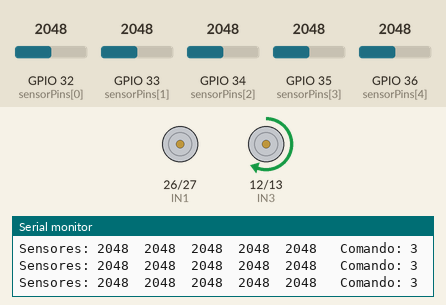
This sketch was run on a simulated ESP32. Shown: motor-driver pin pairs drawn as motors (green arrow = first pin HIGH = forward, orange = second pin HIGH = backward, longer = more drive, scaled by the enable pin), the last lines printed to the serial monitor. The test bench sets the inputs (shaded band); at power-on: GPIO 33 (sensorPins[1]) = 2048, GPIO 32 (sensorPins[0]) = 2048, GPIO 34 (sensorPins[2]) = 2048, GPIO 35 (sensorPins[3]) = 2048, GPIO 36 (sensorPins[4]) = 2048.

Above: at 2.2 s.
2.3 s: GPIO 33 (sensorPins[1]) set to 1942
At 3.2 s:
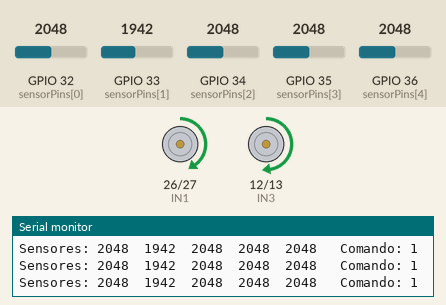
3.8 s: GPIO 32 (sensorPins[0]) set to 1949
At 4.4 s:
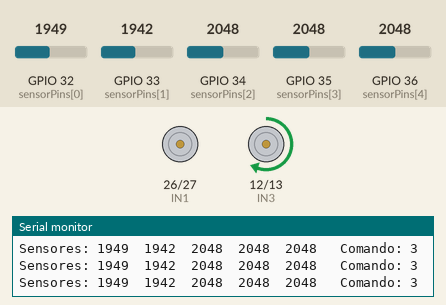
5.3 s: GPIO 32 (sensorPins[0]) set to 2040
At 5.7 s:
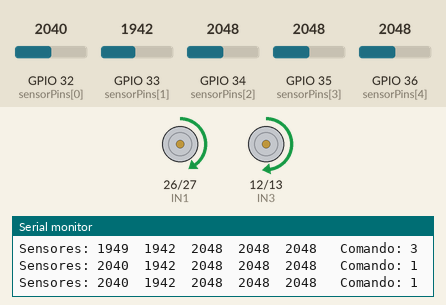
6.8 s: GPIO 32 (sensorPins[0]) set to 1960
At 7.8 s:
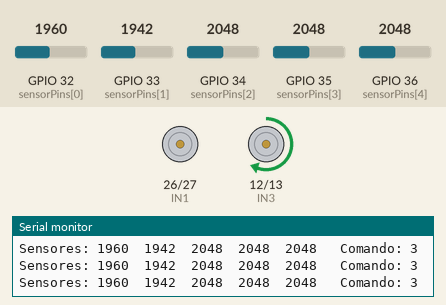
Timing chart, 0 to 9.3 s (numbered marks = the images above; inputs shaded):
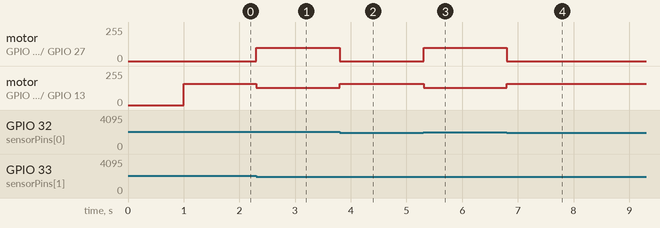

The sketch:

codigo-fonte.ino
```cpp
#include <Arduino.h>
#include <EEPROM.h>

// =============== CONFIGURAÇÃO DOS PINOS ===============
const int sensorPins[5] = {32, 33, 34, 35, 36};
const int ENA = 25;
const int IN1 = 26;
const int IN2 = 27;
const int ENB = 14;
const int IN3 = 12;
const int IN4 = 13;

// =============== PARÂMETROS AJUSTÁVEIS ===============
const int velMAX = 160;
const int velMED = 130;
const int velMIN = 100;

// =============== VARIÁVEIS GLOBAIS ===============
int sensorValues[5];
unsigned long lastTime = 0;
int ultimoComando = 0;

// =============== FUNÇÕES DE MOVIMENTO ===============
void setMotores(int velEsq, int velDir) {
    velEsq = constrain(velEsq, -255, 255);
    velDir = constrain(velDir, -255, 255);

    digitalWrite(IN1, velEsq > 0 ? HIGH : LOW);
    digitalWrite(IN2, velEsq > 0 ? LOW : HIGH);
    digitalWrite(IN3, velDir > 0 ? HIGH : LOW);
    digitalWrite(IN4, velDir > 0 ? LOW : HIGH);

    ledcWrite(0, abs(velEsq));
    ledcWrite(1, abs(velDir));
}

void moverFrente() {
    setMotores(velMED, velMED);
    ultimoComando = 0;
}

void moverEsquerdaSuave() {
    setMotores(velMIN, velMED);
    ultimoComando = 1;
}

void moverDireitaSuave() {
    setMotores(velMED, velMIN);
    ultimoComando = 2;
}

void moverEsquerdaForte() {
    setMotores(0, velMAX);
    ultimoComando = 3;
}

void moverDireitaForte() {
    setMotores(velMAX, 0);
    ultimoComando = 4;
}

void parar() {
    setMotores(0, 0);
    ultimoComando = 5;
}

// =============== FUNÇÕES DE SENSORES ===============
void lerSensores() {
    for (int i = 0; i < 5; i++) {
        sensorValues[i] = analogRead(sensorPins[i]);
    }
}

bool estaNaLinha(int sensor) {
    return sensorValues[sensor] < 2000;  // Ajuste este valor conforme necessário
}

void printSensores() {
    if (millis() - lastTime > 250) {
        Serial.print("Sensores: ");
        for (int i = 0; i < 5; i++) {
            Serial.print(sensorValues[i]);
            Serial.print("\t");
        }
        Serial.print(" Comando: ");
        Serial.println(ultimoComando);
        lastTime = millis();
    }
}

// =============== FUNÇÃO PRINCIPAL DE CONTROLE ===============
void seguirLinha() {
    lerSensores();

    // Verifica cada sensor e decide a ação
    if (estaNaLinha(2)) {  // Sensor central
        if (estaNaLinha(1) && !estaNaLinha(3)) {
            // Tendência para esquerda
            moverEsquerdaSuave();
        }
        else if (!estaNaLinha(1) && estaNaLinha(3)) {
            // Tendência para direita
            moverDireitaSuave();
        }
        else {
            // Centralizado
            moverFrente();
        }
    }
    else if (estaNaLinha(1) || estaNaLinha(0)) {
        // Curva à esquerda detectada
        if (estaNaLinha(0)) {
            moverEsquerdaForte();
        } else {
            moverEsquerdaSuave();
        }
    }
    else if (estaNaLinha(3) || estaNaLinha(4)) {
        // Curva à direita detectada
        if (estaNaLinha(4)) {
            moverDireitaForte();
        } else {
            moverDireitaSuave();
        }
    }
    else {
        // Nenhum sensor na linha - tenta recuperar baseado no último comando
        switch (ultimoComando) {
            case 1:
            case 3:
                moverEsquerdaForte();
                break;
            case 2:
            case 4:
                moverDireitaForte();
                break;
            default:
                // Se estava indo reto, alterna entre procurar esquerda e direita
                static bool procurarEsquerda = true;
                if (procurarEsquerda) {
                    moverEsquerdaForte();
                } else {
                    moverDireitaForte();
                }
                procurarEsquerda = !procurarEsquerda;
                break;
        }
    }

    printSensores();
}

// =============== SETUP ===============
void setup() {
    Serial.begin(115200);

    // Configuração dos pinos
    for (int i = 0; i < 5; i++) {
        pinMode(sensorPins[i], INPUT);
    }

    pinMode(IN1, OUTPUT);
    pinMode(IN2, OUTPUT);
    pinMode(IN3, OUTPUT);
    pinMode(IN4, OUTPUT);

    digitalWrite(IN1, LOW);
    digitalWrite(IN2, LOW);
    digitalWrite(IN3, LOW);
    digitalWrite(IN4, LOW);

    ledcSetup(0, 1000, 8);
    ledcSetup(1, 1000, 8);
    ledcAttachPin(ENA, 0);
    ledcAttachPin(ENB, 1);

    Serial.println("Sistema iniciado!");
    delay(1000);
}

// =============== LOOP PRINCIPAL ===============
void loop() {
    seguirLinha();
    delay(10);
}
```

Measured:
- the behaviour switches between 2000 and 1999 on GPIO 33 (sensorPins[1]) (found by bisection; images 0 and 1)
- the behaviour switches between 2000 and 1999 on GPIO 32 (sensorPins[0]) (found by bisection; images 1 and 2)
- after the input at 2.3 s, motor on GPIO 26 (IN1) / GPIO 27 (IN2): stopped → forward 100/255 at once; motor on GPIO 12 (IN3) / GPIO 13 (IN4): forward 159/255 → forward 129/255 at once
- after the input at 3.8 s, motor on GPIO 26 (IN1) / GPIO 27 (IN2): forward 100/255 → stopped at once; motor on GPIO 12 (IN3) / GPIO 13 (IN4): forward 129/255 → forward 159/255 at once
- after the input at 5.3 s, motor on GPIO 26 (IN1) / GPIO 27 (IN2): stopped → forward 100/255 at once; motor on GPIO 12 (IN3) / GPIO 13 (IN4): forward 159/255 → forward 129/255 at once
- after the input at 6.8 s, motor on GPIO 26 (IN1) / GPIO 27 (IN2): forward 100/255 → stopped at once; motor on GPIO 12 (IN3) / GPIO 13 (IN4): forward 129/255 → forward 159/255 at once
